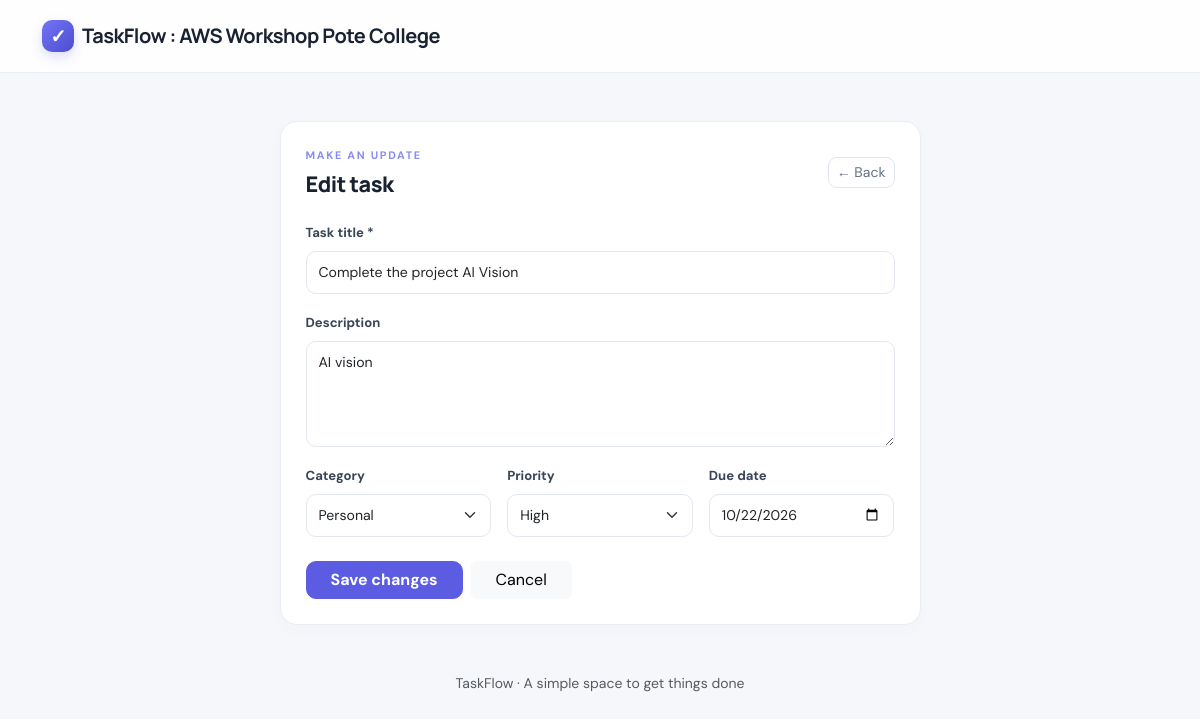
Screenshot of /edit/1 with the database file from the repository.
### tables this page shows
CREATE TABLE tasks (
                id INTEGER PRIMARY KEY AUTOINCREMENT,
                title TEXT NOT NULL,
                description TEXT DEFAULT '',
                category TEXT NOT NULL DEFAULT 'Personal',
                priority TEXT NOT NULL DEFAULT 'Medium'
                    CHECK(priority IN ('Low', 'Medium', 'High')),
                due_date TEXT DEFAULT '',
                completed INTEGER NOT NULL DEFAULT 0,
                created_at TEXT NOT NULL DEFAULT (datetime('now', 'localtime'))
            );

### app.py (the view, shortened to what this page needs)
@app.route("/edit/<int:task_id>", methods=["GET", "POST"])
def edit_task(task_id):
    with get_db() as conn:
        task = conn.execute("SELECT * FROM tasks WHERE id = ?", (task_id,)).fetchone()
        if task is None:
            flash("Task not found.", "error")
            return redirect(url_for("index"))
    return render_template("edit.html", task=task)

### app.py (called while the page is built)
def get_db():
    conn = sqlite3.connect(DB_PATH)
    conn.row_factory = sqlite3.Row
    conn.execute("PRAGMA foreign_keys = ON")
    return conn

### templates/edit.html (shortened to what this page needs)
{% extends "base.html" %}
{% block content %}
<div class="row justify-content-center">
  <div class="col-lg-7">
    <section class="panel">
      <div class="panel-heading">
        <div><div class="eyebrow">MAKE AN UPDATE</div><h2>Edit task</h2></div>
        <a href="{{ url_for('index') }}" class="btn btn-outline-secondary btn-sm">← Back</a>
      </div>
      <form method="post" action="{{ url_for('edit_task', task_id=task.id) }}">
        <div class="mb-3">
          <label class="form-label" for="title">Task title *</label>
          <input class="form-control" id="title" name="title" maxlength="160" value="{{ task.title }}" required>
        </div>
        <div class="mb-3">
          <label class="form-label" for="description">Description</label>
          <textarea class="form-control" id="description" name="description" rows="4" maxlength="1000">{{ task.description }}</textarea>
        </div>
        <div class="row g-3">
          <div class="col-md-4">
            <label class="form-label" for="category">Category</label>
            <select class="form-select" id="category" name="category">
              {% for option in ['Personal', 'Work', 'Study', 'Shopping', 'Health'] %}
              <option {{ 'selected' if task.category == option else '' }}>{{ option }}</option>
              {% endfor %}
            </select>
          </div>
          <div class="col-md-4">
            <label class="form-label" for="priority">Priority</label>
            <select class="form-select" id="priority" name="priority">
              {% for option in ['Low', 'Medium', 'High'] %}
              <option {{ 'selected' if task.priority == option else '' }}>{{ option }}</option>
              {% endfor %}
            </select>
          </div>
          <div class="col-md-4">
            <label class="form-label" for="due_date">Due date</label>
            <input class="form-control" type="date" id="due_date" name="due_date" value="{{ task.due_date }}">
          </div>
        </div>
        <div class="d-flex gap-2 mt-4">
          <button class="btn btn-primary px-4" type="submit">Save changes</button>
          <a class="btn btn-light px-4" href="{{ url_for('index') }}">Cancel</a>
        </div>
      </form>
    </section>
  </div>
</div>
{% endblock %}

### static/style.css (style rules this page uses)
:root { --ink: #182230; --muted: #758195; --primary: #5b5ce2; --primary-dark: #4647c9; --line: #e9edf4; --surface: #ffffff; --bg: #f5f7fb; }
* { box-sizing: border-box; }
body { background: var(--bg); color: var(--ink); font-family: 'DM Sans', sans-serif; min-height: 100vh; }
.eyebrow { color: #898cf4; font-size: .68rem; font-weight: 700; letter-spacing: 1.7px; margin-bottom: 8px; }
.stat-card, .panel { background: var(--surface); border: 1px solid var(--line); border-radius: 17px; box-shadow: 0 5px 18px #18223005; }
.panel { padding: 25px; }
.panel-heading { display: flex; align-items: center; justify-content: space-between; gap: 12px; margin-bottom: 23px; }
.panel-heading h2 { font-family: 'Manrope', sans-serif; font-weight: 800; font-size: 1.35rem; letter-spacing: -.5px; margin: 0; }
.form-label { font-size: .82rem; font-weight: 700; color: #394456; }
.form-control, .form-select { border-color: #e2e7f0; border-radius: 10px; padding: 10px 12px; font-size: .88rem; box-shadow: none !important; }
.form-control::placeholder { color: #aab2c0; }
.btn-primary { background: var(--primary); border-color: var(--primary); border-radius: 10px; font-weight: 700; }
.btn-outline-secondary { border-color: #e1e5ed; color: #667184; border-radius: 9px; }

### rows the page displays
tasks: title "Complete the project AI Vision", description "AI vision", due_date "10/22/2026"

### other values shown
form field category "Personal"
form field priority "High"
